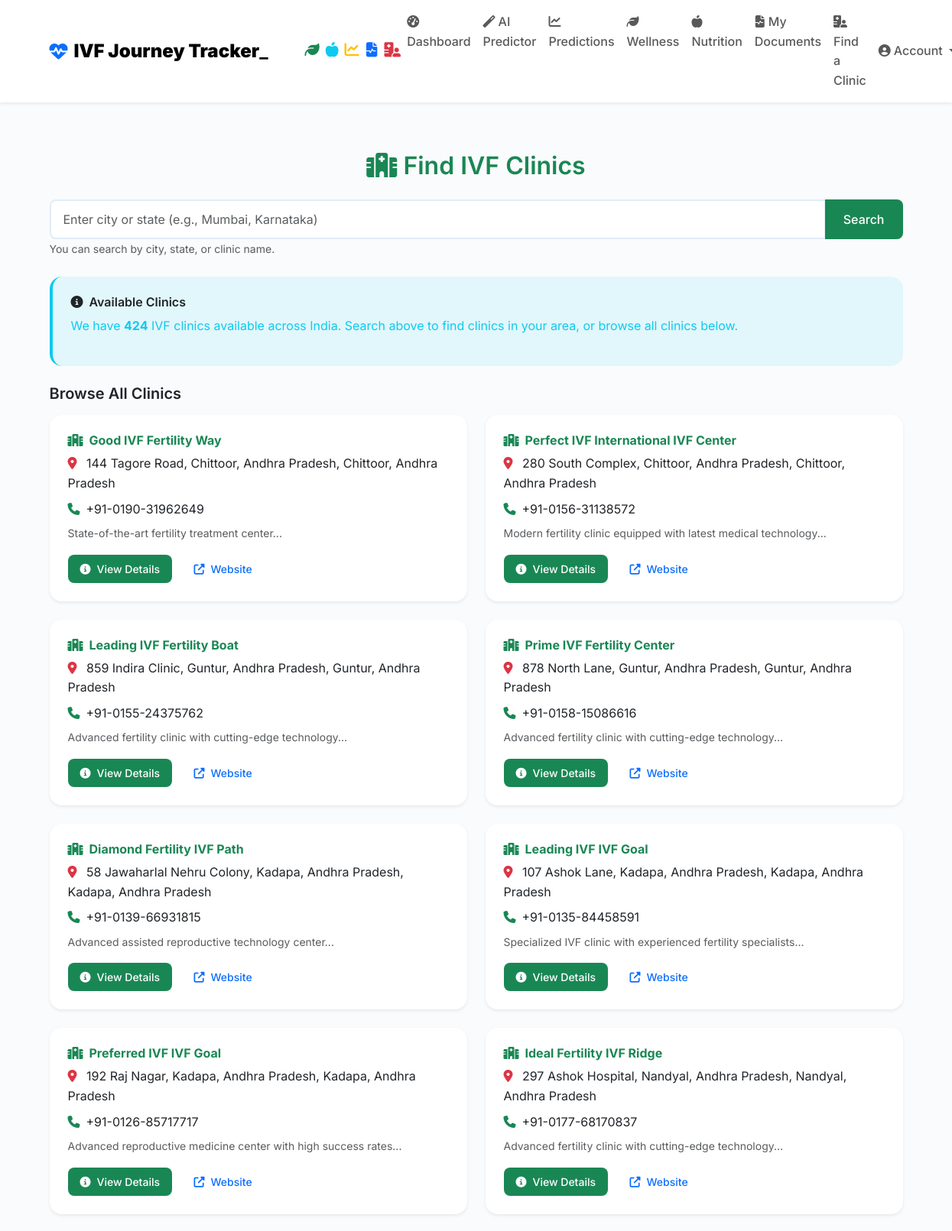
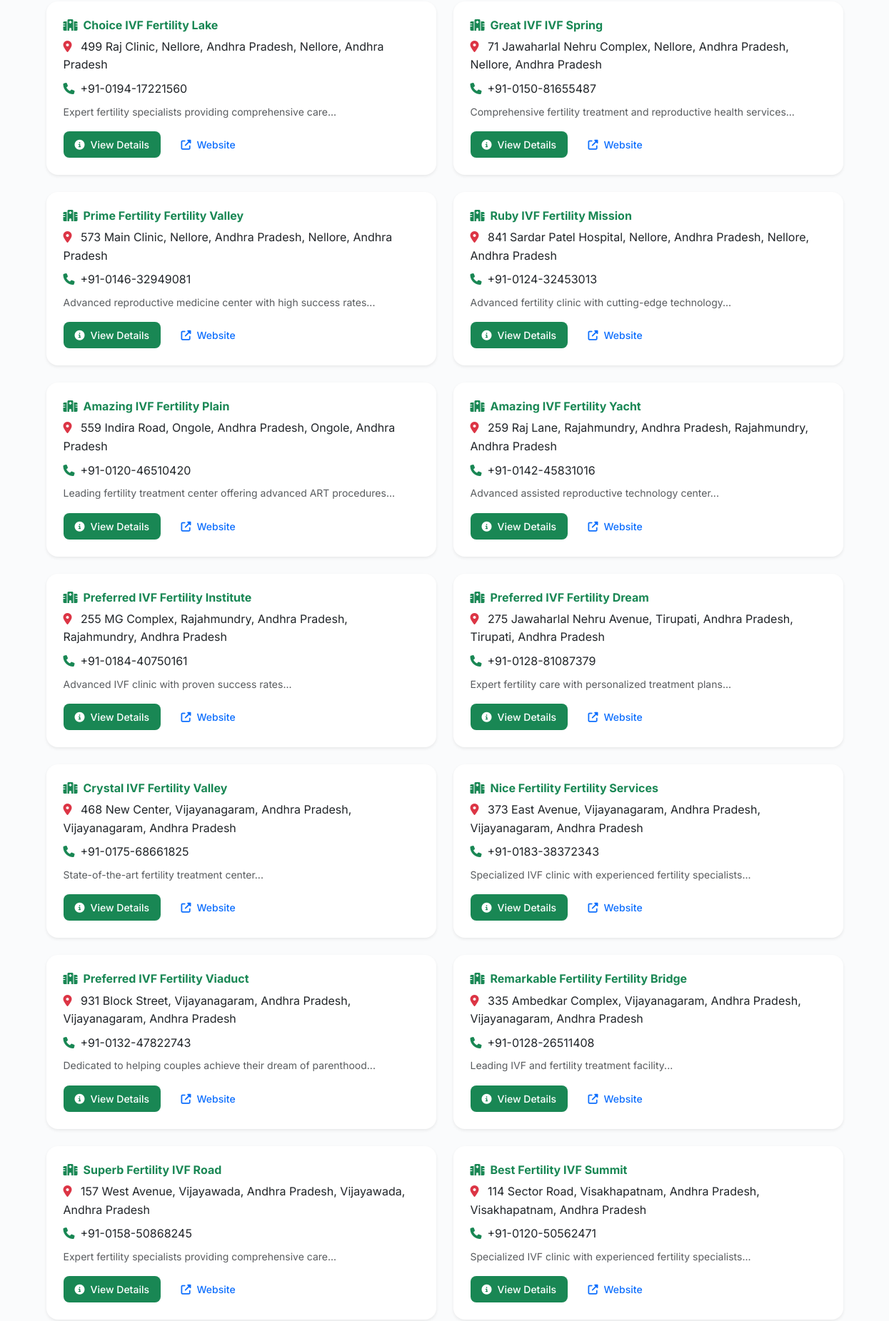
/find_clinic (signed in, upper part), run on the app's committed database (2 pictures, top to bottom).
### models.py (models this page shows, shortened)
class Clinic(db.Model):
    __tablename__ = 'clinic' # <-- CRITICAL FIX: Explicit table name added
    id = db.Column(db.Integer, primary_key=True)
    name = db.Column(db.String(100), nullable=False)
    state = db.Column(db.String(100), nullable=False)
    city = db.Column(db.String(100), nullable=False)
    address = db.Column(db.String(255))
    contact_number = db.Column(db.String(20))
    phone = db.Column(db.String(20))
    website = db.Column(db.String(255))
    description = db.Column(db.Text)
    doctors = db.relationship('User', backref='clinic', lazy='dynamic') # References 'user' table via clinic_id foreign key

### main.py (the view)
@app.route('/find_clinic', methods=['GET', 'POST'])
@login_required
def find_clinic():
    clinics = []
    query = None
    all_clinics = []
    total_clinics = Clinic.query.count()
    if request.method == 'POST':
        query = request.form.get('location', '').strip().lower()
        if query:
            parts = [p.strip().lower() for p in query.split(',')]
            city = parts[0] if len(parts) > 0 else ''
            state = parts[1] if len(parts) > 1 else ''
            clinics = Clinic.query.filter(
                (Clinic.city.ilike(f"%{city}%")) |
                (Clinic.state.ilike(f"%{state}%")) |
                (Clinic.name.ilike(f"%{query}%"))
            ).all()
    else:
        all_clinics = Clinic.query.order_by(Clinic.state, Clinic.city, Clinic.name).limit(50).all()
    return render_template('find_clinic.html', clinics=clinics, query=query, all_clinics=all_clinics, total_clinics=total_clinics)

### main.py (called while the page is built)
def login_required(f):
    @wraps(f)
    def wrapper(*args, **kwargs):
        if 'user_id' not in session:
            flash('Please log in to access this page.', 'error')
            return redirect(url_for('login'))
        return f(*args, **kwargs)
    return wrapper

### templates/find_clinic.html (shortened to what this page needs)
{% extends "base.html" %}
{% block head %}
    <link href="https://cdn.jsdelivr.net/npm/bootstrap@5.3.0/dist/css/bootstrap.min.css" rel="stylesheet">
    <link rel="stylesheet" href="https://cdnjs.cloudflare.com/ajax/libs/font-awesome/6.4.0/css/all.min.css">
    <link rel="stylesheet" href="https://unpkg.com/leaflet@1.9.4/dist/leaflet.css"/>
    <link rel="stylesheet" href="{{ url_for('static', filename='css/base.style.css') }}">
{% endblock %}
{% block content %}
<div class="container py-5">
  <h2 class="mb-4 text-center text-success">
    <i class="fas fa-hospital"></i> Find IVF Clinics
  </h2>
  <form method="POST" action="{{ url_for('find_clinic') }}" class="mb-4">
    <div class="input-group">
      <input type="text" class="form-control" name="location"
             placeholder="Enter city or state (e.g., Mumbai, Karnataka)">
      <button class="btn btn-success" type="submit">Search</button>
    </div>
    <small class="text-muted">You can search by city, state, or clinic name.</small>
  </form>
  {% if not query %}
    <div class="alert alert-info">
      <h6><i class="fas fa-info-circle me-2"></i>Available Clinics</h6>
      <p>We have <strong>{{ total_clinics|default(0) }}</strong> IVF clinics available across India. Search above to find clinics in your area, or browse all clinics below.</p>
    </div>
    <h5 class="mt-4 mb-3">Browse All Clinics</h5>
    <div class="row mt-3">
      {% for clinic in all_clinics %}
        <div class="col-md-6 mb-4">
          <div class="card shadow-sm h-100">
            <div class="card-body d-flex flex-column">
              <h6 class="card-title fw-bold text-success">
                <i class="fas fa-hospital me-2"></i>{{ clinic.name }}
              </h6>
              <p class="card-text mb-2">
                <i class="fas fa-map-marker-alt text-danger me-2"></i>
                {{ clinic.address }}, {{ clinic.city }}, {{ clinic.state }}
              </p>
              {% if clinic.phone %}
                <p class="card-text mb-2">
                  <i class="fas fa-phone text-success me-2"></i>{{ clinic.phone }}
                </p>
              {% endif %}
              {% if clinic.description %}
                <p class="card-text text-muted small mb-3">{{ clinic.description[:100] }}...</p>
              {% endif %}
              <div class="mt-auto">
                <a href="{{ url_for('clinic_detail', clinic_id=clinic.id) }}" class="btn btn-success btn-sm">
                  <i class="fas fa-info-circle me-2"></i>View Details
                </a>
                {% if clinic.website %}
                  <a href="{{ clinic.website }}" target="_blank" class="btn btn-outline-primary btn-sm ms-2">
                    <i class="fas fa-external-link-alt me-2"></i>Website
                  </a>
                {% endif %}
              </div>
            </div>
          </div>
        </div>
      {% endfor %}
    </div>
  {% endif %}
</div>
{% endblock %}

### static/css/base.style.css (style rules this page uses)
:root { --primary-color: #0d6efd; --secondary-color: #6c757d; --success-color: #198754; --danger-color: #dc3545; --warning-color: #ffc107; --info-color: #0dcaf0; --light-color: #f8f9fa; --dark-color: #212529; --purple-color: #6f42c1; --teal-color: #20c997; --medical-blue: #4a90e2; --medical-green: #7ed321; --medical-light: #f0f8ff; --medical-border: #e1ecf7; --dashboard-primary: #4a90e2; --dashboard-success: #7ed321; --dashboard-info: #50e3c2; --dashboard-warning: #f5a623; --dashboard-danger: #d0021b; --dashboard-purple: #9013fe; --dashboard-teal: #00d4aa; --gradient-primary: linear-gradient(135deg, #0d6efd 0%, #0a58ca 100%); --gradient-success: linear-gradient(135deg, #198754 0%, #146c43 100%); --gradient-info: linear-gradient(135deg, #0dcaf0 0%, #0aa2c0 100%); --gradient-warning: linear-gradient(135deg, #ffc107 0%, #ffb800 100%); --gradient-danger: linear-gradient(135deg, #dc3545 0%, #b02a37 100%); --gradient-purple: linear-gradient(135deg, #6f42c1 0%, #5a2d91 100%); --gradient-teal: linear-gradient(135deg, #20c997 0%, #198754 100%); --dashboard-gradient-primary: linear-gradient(135deg, var(--dashboard-primary) 0%, var(--dashboard-success) 100%); --dashboard-gradient-success: linear-gradient(135deg, var(--dashboard-success) 0%, var(--dashboard-info) 100%); --dashboard-gradient-info: linear-gradient(135deg, var(--dashboard-info) 0%, var(--dashboard-teal) 100%); --dashboard-gradient-warning: linear-gradient(135deg, var(--dashboard-warning) 0%, var(--dashboard-danger) 100%); --dashboard-gradient-danger: linear-gradient(135deg, var(--dashboard-danger) 0%, var(--dashboard-purple) 100%); --shadow-sm: 0 0.125rem 0.25rem rgba(0, 0, 0, 0.075); --shadow-md: 0 0.5rem 1rem rgba(0, 0, 0, 0.15); --shadow-lg: 0 1rem 3rem rgba(0, 0, 0, 0.175); --border-radius-sm: 0.375rem; --border-radius-md: 0.5rem; --border-radius-lg: 1rem; --border-radius-xl: 1.5rem; --dashboard-shadow: 0 2px 10px rgba(0, 0, 0, 0.1); --dashboard-transition: all 0.3s ease; --dashboard-border-radius: 15px; }
body { font-family: 'Inter', 'Segoe UI', -apple-system, BlinkMacSystemFont, sans-serif; background-color: #fafbfc; color: var(--dark-color); line-height: 1.6; }
h1, h2, h3, h4, h5, h6 { font-weight: 600; color: var(--dark-color); }
.card { border: none; border-radius: var(--border-radius-lg); box-shadow: var(--shadow-sm); transition: all 0.3s ease; overflow: hidden; }
.card-body { padding: 1.5rem; }
.btn { font-weight: 500; border-radius: var(--border-radius-md); padding: 0.75rem 1.5rem; transition: all 0.3s ease; border: none; position: relative; overflow: hidden; }
.btn::before { content: ''; position: absolute; top: 0; left: -100%; width: 100%; height: 100%; background: rgba(255, 255, 255, 0.2); transition: left 0.3s ease; }
.btn-sm { padding: 0.5rem 1rem; font-size: 0.875rem; }
.form-control { border-radius: var(--border-radius-md); border: 2px solid var(--medical-border); padding: 0.75rem 1rem; font-weight: 400; transition: all 0.3s ease; }
.alert { border: none; border-radius: var(--border-radius-lg); padding: 1.5rem; border-left: 4px solid transparent; }
.alert-info { background-color: rgba(13, 202, 240, 0.1); color: var(--info-color); border-left-color: var(--info-color); }

### static/css/patient_dashboard.style.css (style rules this page uses)
.card { border: none; border-radius: 15px; transition: transform 0.2s ease, box-shadow 0.2s ease; }

### static/css/doctor_dashboard.style.css (style rules this page uses)
:root { --primary-color: #4a90e2; --success-color: #7ed321; --info-color: #50e3c2; --warning-color: #f5a623; --danger-color: #d0021b; --purple-color: #9013fe; --teal-color: #00d4aa; --shadow: 0 2px 10px rgba(0, 0, 0, 0.1); --border-radius: 15px; --transition: all 0.3s ease; }

### static/css/admin_dashboard.style.css (style rules this page uses)
:root { --primary-color: #4a90e2; --success-color: #7ed321; --info-color: #50e3c2; --warning-color: #f5a623; --danger-color: #d0021b; --purple-color: #9013fe; --teal-color: #00d4aa; --shadow: 0 2px 10px rgba(0, 0, 0, 0.1); --border-radius: 15px; --transition: all 0.3s ease; }
.card { border-radius: var(--border-radius); border: none; box-shadow: var(--shadow); transition: var(--transition); }

### data on the page
Clinic: name "Good IVF Fertility Way", address "144 Tagore Road, Chittoor, Andhra Pradesh", city "Chittoor", state "Andhra Pradesh", phone "+91-0190-31962649", description "State-of-the-art fertility treatment center"
Clinic: name "Perfect IVF International IVF Center", address "280 South Complex, Chittoor, Andhra Pradesh", city "Chittoor", state "Andhra Pradesh", phone "+91-0156-31138572", description "Modern fertility clinic equipped with latest medical technology"
Clinic: name "Leading IVF Fertility Boat", address "859 Indira Clinic, Guntur, Andhra Pradesh", city "Guntur", state "Andhra Pradesh", phone "+91-0155-24375762", description "Advanced fertility clinic with cutting-edge technology"
Clinic: name "Prime IVF Fertility Center", address "878 North Lane, Guntur, Andhra Pradesh", city "Guntur", state "Andhra Pradesh", phone "+91-0158-15086616", description "Advanced fertility clinic with cutting-edge technology"
Clinic: name "Diamond Fertility IVF Path", address "58 Jawaharlal Nehru Colony, Kadapa, Andhra Pradesh", city "Kadapa", state "Andhra Pradesh", phone "+91-0139-66931815", description "Advanced assisted reproductive technology center"
Clinic: name "Leading IVF IVF Goal", address "107 Ashok Lane, Kadapa, Andhra Pradesh", city "Kadapa", state "Andhra Pradesh", phone "+91-0135-84458591", description "Specialized IVF clinic with experienced fertility specialists"
Clinic: name "Preferred IVF IVF Goal", address "192 Raj Nagar, Kadapa, Andhra Pradesh", city "Kadapa", state "Andhra Pradesh", phone "+91-0126-85717717", description "Advanced reproductive medicine center with high success rates"
Clinic: name "Ideal Fertility IVF Ridge", address "297 Ashok Hospital, Nandyal, Andhra Pradesh", city "Nandyal", state "Andhra Pradesh", phone "+91-0177-68170837", description "Advanced fertility clinic with cutting-edge technology"
Clinic: name "Choice IVF Fertility Lake", address "499 Raj Clinic, Nellore, Andhra Pradesh", city "Nellore", state "Andhra Pradesh", phone "+91-0194-17221560", description "Expert fertility specialists providing comprehensive care"
Clinic: name "Great IVF IVF Spring", address "71 Jawaharlal Nehru Complex, Nellore, Andhra Pradesh", city "Nellore", state "Andhra Pradesh", phone "+91-0150-81655487", description "Comprehensive fertility treatment and reproductive health services"
Clinic: name "Prime Fertility Fertility Valley", address "573 Main Clinic, Nellore, Andhra Pradesh", city "Nellore", state "Andhra Pradesh", phone "+91-0146-32949081", description "Advanced reproductive medicine center with high success rates"
Clinic: name "Ruby IVF Fertility Mission", address "841 Sardar Patel Hospital, Nellore, Andhra Pradesh", city "Nellore", state "Andhra Pradesh", phone "+91-0124-32453013", description "Advanced fertility clinic with cutting-edge technology"
Clinic: name "Amazing IVF Fertility Plain", address "559 Indira Road, Ongole, Andhra Pradesh", city "Ongole", state "Andhra Pradesh", phone "+91-0120-46510420", description "Leading fertility treatment center offering advanced ART procedures"
Clinic: name "Amazing IVF Fertility Yacht", address "259 Raj Lane, Rajahmundry, Andhra Pradesh", city "Rajahmundry", state "Andhra Pradesh", phone "+91-0142-45831016", description "Advanced assisted reproductive technology center"
Clinic: name "Preferred IVF Fertility Institute", address "255 MG Complex, Rajahmundry, Andhra Pradesh", city "Rajahmundry", state "Andhra Pradesh", phone "+91-0184-40750161", description "Advanced IVF clinic with proven success rates"
Clinic: name "Preferred IVF Fertility Dream", address "275 Jawaharlal Nehru Avenue, Tirupati, Andhra Pradesh", city "Tirupati", state "Andhra Pradesh", phone "+91-0128-81087379", description "Expert fertility care with personalized treatment plans"
Clinic: name "Crystal IVF Fertility Valley", address "468 New Center, Vijayanagaram, Andhra Pradesh", city "Vijayanagaram", state "Andhra Pradesh", phone "+91-0175-68661825", description "State-of-the-art fertility treatment center"
Clinic: name "Nice Fertility Fertility Services", address "373 East Avenue, Vijayanagaram, Andhra Pradesh", city "Vijayanagaram", state "Andhra Pradesh", phone "+91-0183-38372343", description "Specialized IVF clinic with experienced fertility specialists"
Clinic: name "Preferred IVF Fertility Viaduct", address "931 Block Street, Vijayanagaram, Andhra Pradesh", city "Vijayanagaram", state "Andhra Pradesh", phone "+91-0132-47822743", description "Dedicated to helping couples achieve their dream of parenthood"
Clinic: name "Remarkable Fertility Fertility Bridge", address "335 Ambedkar Complex, Vijayanagaram, Andhra Pradesh", city "Vijayanagaram", state "Andhra Pradesh", phone "+91-0128-26511408", description "Leading IVF and fertility treatment facility"
Clinic: name "Superb Fertility IVF Road", address "157 West Avenue, Vijayawada, Andhra Pradesh", city "Vijayawada", state "Andhra Pradesh", phone "+91-0158-50868245", description "Expert fertility specialists providing comprehensive care"
Clinic: name "Best Fertility IVF Summit", address "114 Sector Road, Visakhapatnam, Andhra Pradesh", city "Visakhapatnam", state "Andhra Pradesh", phone "+91-0120-50562471", description "Specialized IVF clinic with experienced fertility specialists"

### other printed values
{{ total_clinics|default(0) }} "424"
